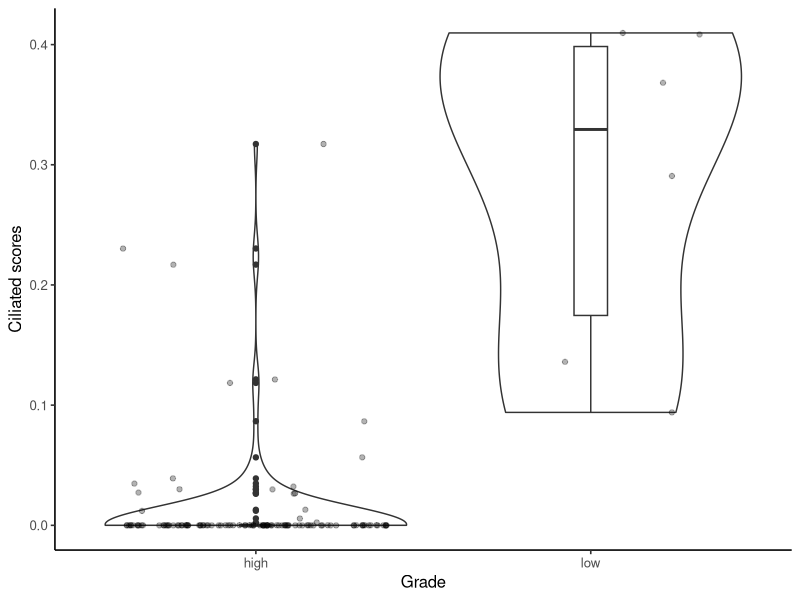
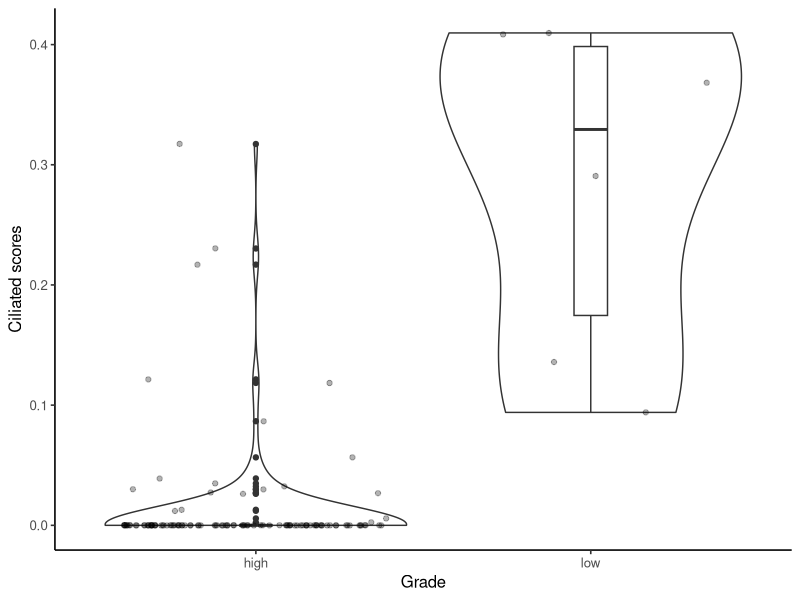

R code for these plots, in order: (Note: this script raises an error after producing the figures.)
## ----setup, include=FALSE---------------------------------------------------------------------------------------------------------------------------------------------------------------------
library(ggplot2)
library(ggpubr)

## ----Low-grade-ciliated, fig.height=4, fig.width=3--------------------------------------------------------------------------------------------------------------------------------------------
clic_filtered <- read.csv("../data/clinical_data_filtered.csv", as.is = TRUE)
ggplot(clic_filtered[!is.na(clic_filtered$Summary_grade),], aes(x = Summary_grade, y = Ciliated)) + 
    geom_violin(scale = "width") + geom_boxplot(width = 0.1) + geom_jitter(alpha = 0.3) + 
    ylab("Ciliated scores") + xlab("Grade") + theme_classic2()

ggsave("../results/fig3a.pdf", width = 3, height = 3)


rls <- t.test(clic_filtered$Ciliated[clic_filtered$Summary_grade == "low"], clic_filtered$Ciliated[clic_filtered$Summary_grade == "high"], alternative = "greater")

res_df <- data.frame(type = c("p", "mean.x", "mean.y"),
                     value = c(rls$p.value, rls$estimate))

write.csv(res_df, "../results/fig3a_ttest_res.csv", row.names = FALSE)